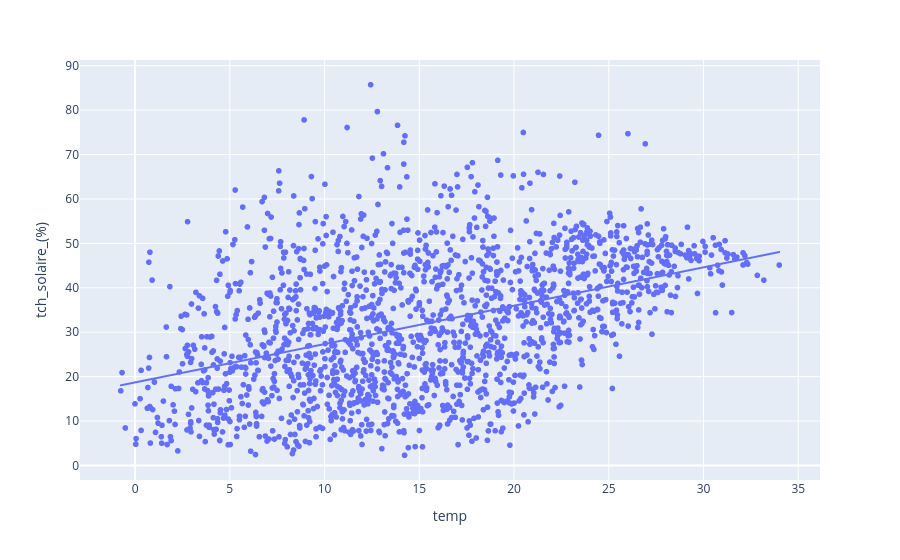

Here is the notebook cell this chart was saved with:
### Code cell
px.scatter(merged_data, x='temp', y='tch_solaire_(%)', trendline='ols')

### Figure 1 — Plotly figure (JSON) as saved in the notebook; plotly's stock layout.template omitted (floating-point values rounded to 4 significant figures; data arrays with more than 128 entries replaced by an {"elided": "..."} marker saying what was removed)
{"data": [{"hovertemplate": "temp=%{x}<br>tch_solaire_(%)=%{y}<extra></extra>", "legendgroup": "", "marker": {"color": "#636efa", "symbol": "circle"}, "mode": "markers", "name": "", "showlegend": false, "type": "scattergl", "x": {"elided": "1770 float values"}, "xaxis": "x", "y": {"elided": "1770 float values"}, "yaxis": "y"}, {"hovertemplate": "<b>OLS trendline</b><br>tch_solaire_(%) = 0.863303 * temp + 18.705<br>R<sup>2</sup>=0.181065<br><br>temp=%{x}<br>tch_solaire_(%)=%{y} <b>(trend)</b><extra></extra>", "legendgroup": "", "marker": {"color": "#636efa", "symbol": "circle"}, "mode": "lines", "name": "", "showlegend": false, "type": "scattergl", "x": {"elided": "1770 float values"}, "xaxis": "x", "y": {"elided": "1770 float values"}, "yaxis": "y"}], "layout": {"legend": {"tracegroupgap": 0}, "margin": {"t": 60}, "xaxis": {"anchor": "y", "domain": [0, 1], "title": {"text": "temp"}}, "yaxis": {"anchor": "x", "domain": [0, 1], "title": {"text": "tch_solaire_(%)"}}}}
